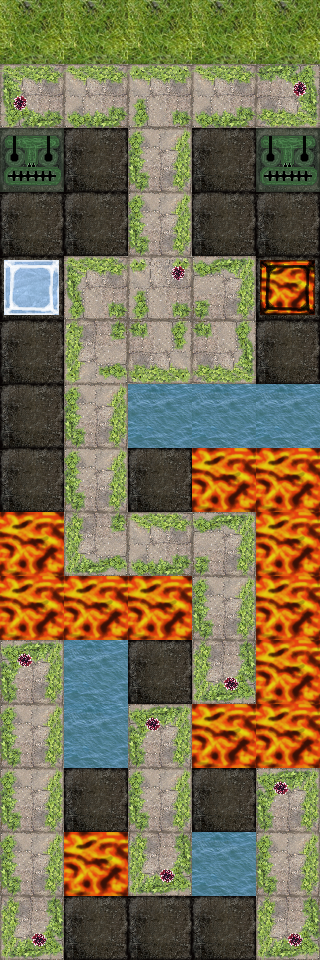

A 2D game scene composited from a Tiled map and its tileset images. What follows is a short description and the map's XML, with every tile layer's data as written:
An orthogonal 5x15 tile map with 64x64 px tiles, 3 tile layers (Floor, Buttons, Cubes).

<map version="1.0" tiledversion="1.0.3" orientation="orthogonal" renderorder="right-down" width="5" height="15" tilewidth="64" tileheight="64" nextobjectid="1">
 <tileset firstgid="1" source="../../ConflictCube/Textures/ConCubeTileset.tsx" />
 <layer name="Floor" width="5" height="15">
  <data encoding="csv">
1,1,1,1,1,
5,3,31,3,7,
2,2,4,2,2,
2,2,4,2,2,
2,9,26,10,2,
2,34,33,11,2,
2,4,44,44,44,
2,4,2,43,43,
43,12,3,10,43,
43,43,43,4,43,
6,44,2,8,43,
4,44,6,43,43,
4,2,4,2,6,
4,43,8,44,4,
8,2,2,2,8
</data>
 </layer>
 <layer name="Buttons" width="5" height="15">
  <data encoding="csv">
0,0,0,0,0,
0,0,0,0,0,
45,0,0,0,45,
0,0,0,0,0,
0,0,0,0,0,
0,0,0,0,0,
0,0,0,0,0,
0,0,0,0,0,
0,0,0,0,0,
0,0,0,0,0,
0,0,0,0,0,
0,0,0,0,0,
0,0,0,0,0,
0,0,0,0,0,
0,0,0,0,0
</data>
 </layer>
 <layer name="Cubes" width="5" height="15">
  <data encoding="csv">
0,0,0,0,0,
0,0,0,0,0,
0,0,0,0,0,
0,0,0,0,0,
47,0,0,0,48,
0,0,0,0,0,
0,0,0,0,0,
0,0,0,0,0,
0,0,0,0,0,
0,0,0,0,0,
0,0,0,0,0,
0,0,0,0,0,
0,0,0,0,0,
0,0,0,0,0,
0,0,0,0,0
</data>
 </layer>
</map>
